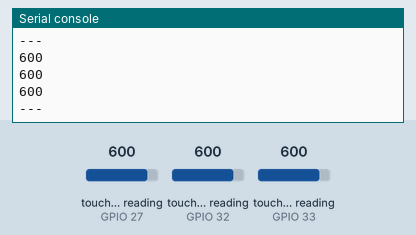
A program run on a simulated ESP32 board running MicroPython. On the bench: the last lines printed to the serial console. The test bench sets the inputs (shaded band); at power-on: touch-pad reading (sensors on GPIO 27, GPIO 32, GPIO 33) 600.

Above: at 1.2 s.
1.3 s: touch-pad reading (sensor on GPIO 27) set to 63
At 1.9 s:
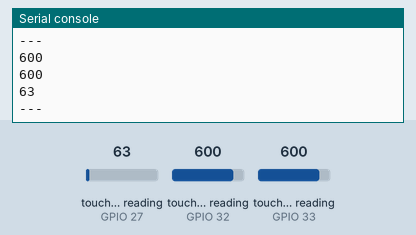
2.8 s: touch-pad reading (sensor on GPIO 32) set to 212
4.3 s: touch-pad reading (sensor on GPIO 33) set to 375
At 4.9 s:
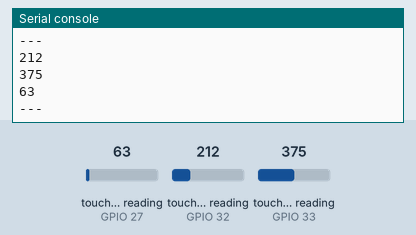
5.8 s: touch-pad reading (sensor on GPIO 27) set to 538
At 6.4 s:
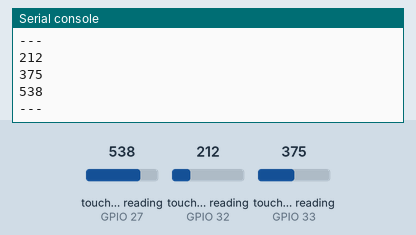
7.3 s: touch-pad reading (sensor on GPIO 32) set to 687
Timing chart, 0 to 9.8 s (numbered marks = the images above; inputs shaded):
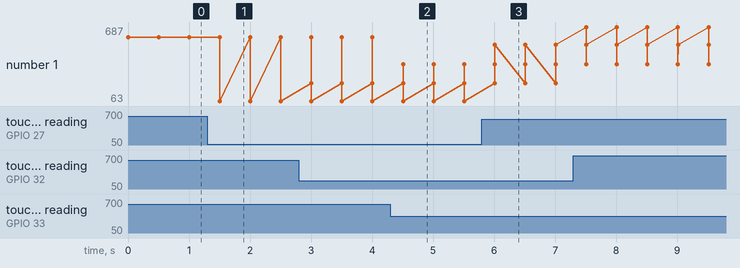

Measured:
- after the input at 1.3 s, the serial console: prints a new line after 0.20 s (image 1)
- after the input at 4.3 s, the serial console: prints a new line after 0.21 s (image 2)
- after the input at 5.8 s, the serial console: prints a new line after 0.21 s (image 3)
- plotted number 1: 600 → 63 after the input at 1.3 s, 63 → 538 after the input at 5.8 s

The program:

mission_pads.py
```python
from machine import Pin, TouchPad
import time

touch_a = TouchPad(Pin(32))
touch_b = TouchPad(Pin(33))
touch_c = TouchPad(Pin(27))

while True:
    print(touch_a.read())
    print(touch_b.read())
    print(touch_c.read())
    print("---")
    time.sleep(0.5)
```
